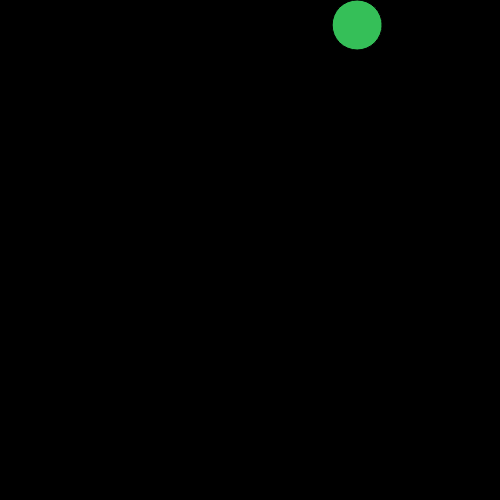
Frame 1 (no input)
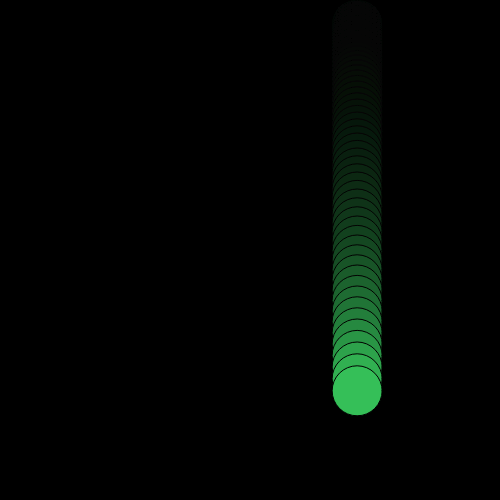
Frame 60 (no input)
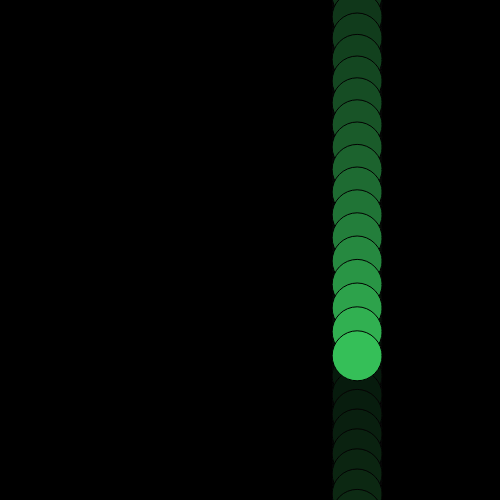
Frame 120 (the mouse pressed at the canvas centre since frame 60)

The p5.js sketch that drew these frames (run headless with seeded random() and noise() and a simulated clock; from frame 60 on, the mouse is pressed at the canvas centre):

// p5.js sketch
// ── sketch.js
let r;
let g;
let b;
let speed = 0.2;

let xPos = 25;
let yPos = 25;
function setup() {
  createCanvas(500, 500);
  background(0);

xPos = random(0, 500);
  r = random(0, 255);
  g = random(0, 255);
  b = random(0, 255);
}

function draw() {
  background(0, 20);

  fill(0, 255, 0);
  ellipse(xPos, 250, 50, 50);

  xPos += 3;

  if (xPos > 525) {
    xPos = -25;
  }
}

function draw() {
background(0,20);


fill(r,g,b)
ellipse(250, yPos, 50, 50);

yPos += 3;

 if(yPos > 525){
   yPos = -25
 } 
}

function mouseClicked(){
  background(0);

  yPos = 25;

  r = random(0, 255);
  g = random(0, 255);
  b = random(0, 255);
  
}

function draw(){
  background(0,20);

  fill(r,g,b);
  ellipse(xPos,yPos,50, 50);

  speed += 0.2;
  yPos = yPos + speed

  if(yPos > 525){

   yPos = -25 
    
  }
}

function mouseClicked(){
  background(0)

  xPos = random(0,500)
  yPos = 25;
  speed = 0.2;

  r = random(0,255);
  g = random(0,255);
  b = random(0,255);
}
